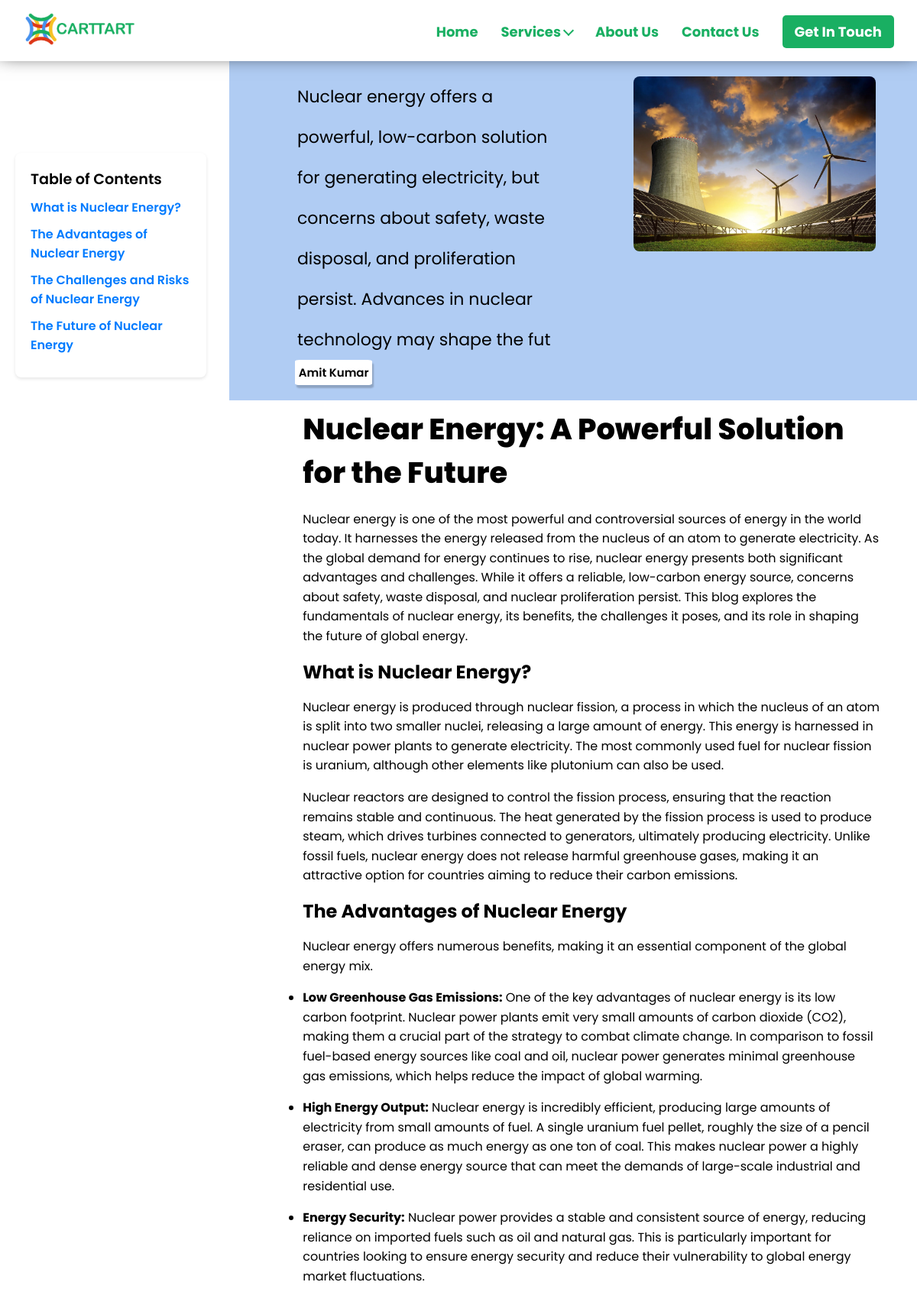
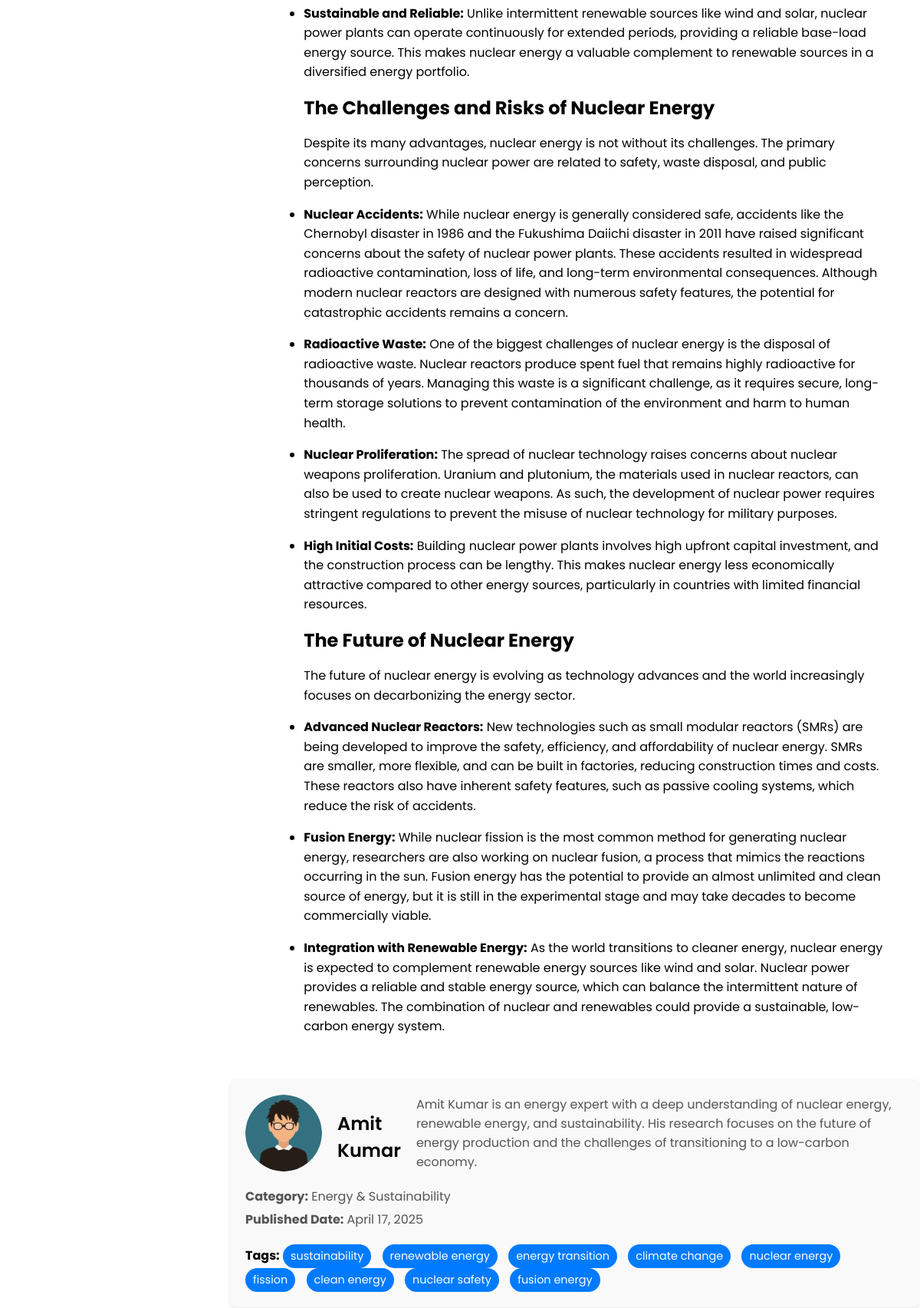
/blog/energy/nuclear-energy-powerful-solution/ (upper part), run on the app's committed database (2 pictures, top to bottom).
### blog/models.py (models this page shows, shortened)
class Section(models.Model):
    blog = models.ForeignKey(Blog, related_name='sections', on_delete=models.CASCADE)
    title = models.CharField(max_length=255)
    slug = models.SlugField(unique=False, blank=True)
    content = models.TextField()

class Blog(models.Model):
    BLOG_TYPE_CHOICES = [
        ('commerce', 'commerce'),
        ('energy', 'energy'),
        ('esports', 'esports'),
        ('fintech', 'fintech'),
        ('healthcare', 'healthcare'),
        ('realestate', 'realestate'),
        ('tour', 'tour'),
    ]
    title = models.CharField(max_length=255)
    slug = models.SlugField(unique=False, blank=True)
    image = models.ImageField(upload_to="blog/images/blog_images")
    content = models.TextField()
    short_description = models.CharField(max_length=200, blank=True, null=True)
    category = models.CharField(max_length=100)
    published_date = models.DateTimeField(auto_now_add=True)
    author = models.CharField(max_length=100, default="Unknown Author")
    author_description = models.TextField(default="No description available.")
    author_image = models.ImageField(
    upload_to='blog/images/author_images/',
    default='blog/images/author_images/default_author_image.png',
    blank=True, null=True
    )
    active = models.BooleanField(default=True)
    tags = models.ManyToManyField(Tag, blank=True)
    blog_type = models.CharField(
        max_length=20, choices=BLOG_TYPE_CHOICES, default='healthcare'
    )  # Default value corrected

class Tag(models.Model):
    name = models.CharField(max_length=50, unique=True)
    slug = models.SlugField(unique=False, blank=True)

### blog/views.py (the view)
# urls.py: re_path(r"^commerce/(?P<slug>[-\w]+)/$", views.blog_detail, {"blog_type": "commerce"}, name="commerce_blog_detail"),
def blog_detail(request, slug, blog_type=None):
    if blog_type not in dict(Blog.BLOG_TYPE_CHOICES).keys():
        messages.error(request, 'Invalid blog type!')
        return redirect('blog:form')
    blog = get_object_or_404(Blog, slug=slug, blog_type=blog_type)
    recent_blogs = Blog.objects.filter(
        active=True,
        blog_type=blog_type
    ).exclude(
        id=blog.id
    ).order_by(
        "-published_date"
    )[:4]
    return render(request, f'{blog_type}_blog_detail.html', {
        'blog': blog,
        'recent_blogs': recent_blogs,
        'blog_type': blog_type
    })

### blog/templates/energy_blog_detail.html (shortened to what this page needs)
{% extends 'base.html' %}
{% load static %}
{% block title %}
    {% block logo_image %}{% static 'images/h-g-logo.png' %}{% endblock logo_image %}
{% endblock %}
{% block content %}
    <div class="toc">
        <h3>Table of Contents</h3>
        <ul>
            {% for section in blog.sections.all %}
                <li><a href="#{{ section.slug }}">{{ section.title }}</a></li>
            {% endfor %}
        </ul>
    </div>
    <div class="oracle-body">
        <div class="oracle-mid1">
            <div class="one">
                <p class="see">{{ blog.short_description }}</p>
                <div class="obttns">
                    <div class="obttn1">
                        <p>{{ blog.author }}</p>
                    </div>
                </div>
            </div>
            <div class="two">
                <img src="{{ blog.image.url }}" alt="{{ blog.title }}" class="blog-image">
            </div>
        </div>
        <div class="oracle-middle">
            <div class="oracle-middle-part2">
                <section class="part2-section1">
                    <div class="ERP">
                        <h2 class="rw-ptitle">{{ blog.title }}</h2>
                        <p>{{ blog.content|safe }}</p>
                    </div>
                </section>
                {% for section in blog.sections.all %}
                    <section id="{{ section.slug }}" class="part2-section1">
                        <div class="ERP">
                            <h2>{{ section.title }}</h2>
                            <p>{{ section.content|safe }}</p>
                        </div>
                    </section>
                {% endfor %}
            </div>
        </div>
        <div class="author-section">
            <div class="author-info">
                {% if blog.author_image %}
                    <img src="{{ blog.author_image.url }}" alt="{{ blog.author }}">
                {% else %}
                    <img src="{% static 'images/author_images/default_author_image.png' %}" alt="{{ blog.author }}">
                {% endif %}
                <h3>{{ blog.author }}</h3>
                <p>{{ blog.author_description }}</p>
            </div>
            <div class="meta-info">
                <p><strong>Category:</strong> {{ blog.category }}</p>
                <p><strong>Published Date:</strong> {{ blog.published_date|date:"F j, Y" }}</p>
                <div class="tags">
                    <strong>Tags:</strong>
                    {% for tag in blog.tags.all %}
                        <span>{{ tag.name }}</span>
                    {% endfor %}
                </div>
            </div>
        </div>
    </div>
{% endblock %}

### static/css/base.css (style rules this page uses)
* { margin: 0; padding: 0; box-sizing: border-box; }
body { font-family: 'Poppins', sans-serif; background-color: white; background-image: url('backdrop.jpg'); background-position: bottom; scroll-behavior: smooth; }
html { scroll-behavior: smooth; }
a { text-decoration: none; color: white; }

### blog/static/css/oracle.css (style rules this page uses)
* { margin: 0; padding: 0; }
body { width: 100vw; height: 100vh; overflow-x: hidden; font-family: 'Poppins', sans-serif; }
.oracle-body { background-color: white; padding-top: 80px; margin-left: 300px; }
.see { margin-left: 7%; margin-inline: 35px; line-height: 53px; font-size: 22px; width: 71%; color: black; }
.oracle-mid1 { display: flex; background-color: rgb(176, 204, 243); padding: 20px 6%; }
.one { width: 60%; }
.two { width: 40%; }
.blog-image { width: 100%; height: auto; border-radius: 8px; }
.obttns { width: 100%; font-size: 1.4rem; margin-bottom: -1.6rem; display: flex; margin-left: 32px; flex-direction: row; flex-wrap: wrap; justify-content: flex-start; align-items: stretch; }
.obttn1 { border-radius: 6%; padding: 1%; font-size: 15px; background-color: white; box-shadow: 2px 4px 2px rgba(0, 0, 0, 0.2); position: relative; display: flex; direction: row; flex-wrap: wrap; justify-content: stretch; align-items: center; margin: 0 1.6rem 1.6rem 0; }
.obttn1 p { margin: 0; font-weight: 600; }
.oracle-middle { display: flex; flex-direction: row; flex-wrap: nowrap; justify-content: space-between; align-items: stretch; position: relative; z-index: 1; padding-left: 48px; padding-right: 48px; margin-top: 1%; }
.oracle-middle-part2 { width: 100%; padding-left: 6%; }
.ERP { max-width: 1468px; }
.rw-ptitle { font-size: 2.4rem; font-weight: 800; font-family: 'Poppins', sans-serif; margin-bottom: 20px; }
.ERP p { font-family: 'Poppins', sans-serif; display: block; margin-block-start: 1em; margin-block-end: 1em; margin-inline-start: 0px; margin-inline-end: 0px; unicode-bidi: isolate; line-height: 1.6; }
.author-section { margin-top: 40px; padding: 20px; background-color: #f9f9f9; border-radius: 8px; box-shadow: 0 2px 4px rgba(0, 0, 0, 0.1); }
.author-info { display: flex; align-items: center; gap: 20px; }
.author-info img { width: 100px; height: 100px; border-radius: 50%; object-fit: cover; }
.author-info h3 { margin: 0; font-size: 1.5rem; font-weight: 600; }
.author-info p { margin: 0; font-size: 1rem; color: #555; }
.meta-info { margin-top: 20px; }
.meta-info p { margin: 5px 0; }
.tags { margin-top: 10px; }
.tags span { display: inline-block; background-color: #007bff; color: white; padding: 5px 10px; border-radius: 20px; margin-right: 10px; font-size: 0.9rem; }
html { scroll-behavior: smooth; }
.author-section img { width: 100px; height: 100px; border-radius: 50%; object-fit: cover; }
.author-section h3 { margin-top: 10px; font-size: 1.5rem; font-weight: 600; }
.author-section p { font-size: 1rem; color: #555; }
.tags { margin-top: 20px; }
.toc { position: fixed; top: 200px; left: 20px; width: 250px; background: #fff; padding: 20px; border-radius: 8px; box-shadow: 0 2px 4px rgba(0, 0, 0, 0.1); z-index: 1000; }
.toc h3 { font-size: 1.2rem; font-weight: 600; margin-bottom: 10px; }
.toc ul { list-style: none; padding: 0; }
.toc ul li { margin-bottom: 10px; }
.toc ul li a { text-decoration: none; color: #007bff; font-weight: 600; }

### data on the page
Section: title "What is Nuclear Energy?", content "Nuclear energy is produced through nuclear fission, a process in which the nucleus of an atom is split into two smaller nuclei, releasing a large amount of energy. This energy is harnessed in nuclear power plants to generate electricity. The most commonly used fuel for nuclear fission is uranium, although other elements like plutonium can also be used. Nuclear reactors are designed to control the fission process, ensuring that the reaction remains stable and continuous. The heat generated by the fission process is used to produce steam, which drives turbines connected to generators, ultimately producing electricity. Unlike fossil fuels, nuclear energy does not release harmful greenhouse…"
Section: title "The Advantages of Nuclear Energy", content "Nuclear energy offers numerous benefits, making it an essential component of the global energy mix. Low Greenhouse Gas Emissions: One of the key advantages of nuclear energy is its low carbon footprint. Nuclear power plants emit very small amounts of carbon dioxide (CO2), making them a crucial part of the strategy to combat climate change. In comparison to fossil fuel-based energy sources like coal and oil, nuclear power generates minimal greenhouse gas emissions, which helps reduce the impact of global warming. High Energy Output: Nuclear energy is incredibly efficient, producing large amounts of electricity from small amounts of fuel. A single uranium fuel pellet, roughly the size of a…"
Section: title "The Challenges and Risks of Nuclear Energy", content "Despite its many advantages, nuclear energy is not without its challenges. The primary concerns surrounding nuclear power are related to safety, waste disposal, and public perception. Nuclear Accidents: While nuclear energy is generally considered safe, accidents like the Chernobyl disaster in 1986 and the Fukushima Daiichi disaster in 2011 have raised significant concerns about the safety of nuclear power plants. These accidents resulted in widespread radioactive contamination, loss of life, and long-term environmental consequences. Although modern nuclear reactors are designed with numerous safety features, the potential for catastrophic accidents remains a concern. Radioactive Waste: One…"
Section: title "The Future of Nuclear Energy", content "The future of nuclear energy is evolving as technology advances and the world increasingly focuses on decarbonizing the energy sector. Advanced Nuclear Reactors: New technologies such as small modular reactors (SMRs) are being developed to improve the safety, efficiency, and affordability of nuclear energy. SMRs are smaller, more flexible, and can be built in factories, reducing construction times and costs. These reactors also have inherent safety features, such as passive cooling systems, which reduce the risk of accidents. Fusion Energy: While nuclear fission is the most common method for generating nuclear energy, researchers are also working on nuclear fusion, a process that mimics the…"
Blog: short_description "Nuclear energy offers a powerful, low-carbon solution for generating electricity, but concerns about safety, waste disposal, and proliferation persist. Advances in nuclear technology may shape the fut", author "Amit Kumar", image (picture), title "Nuclear Energy: A Powerful Solution for the Future", content "Nuclear energy is one of the most powerful and controversial sources of energy in the world today. It harnesses the energy released from the nucleus of an atom to generate electricity. As the global demand for energy continues to rise, nuclear energy presents both significant advantages and challenges. While it offers a reliable, low-carbon energy source, concerns about safety, waste disposal, and nuclear proliferation persist. This blog explores the fundamentals of nuclear energy, its benefits, the challenges it poses, and its role in shaping the future of global energy.", author_image (picture), author_description "Amit Kumar is an energy expert with a deep understanding of nuclear energy, renewable energy, and sustainability. His research focuses on the future of energy production and the challenges of transitioning to a low-carbon economy.", category "Energy & Sustainability", published_date "April 17, 2025"
Tag: name "sustainability"
Tag: name "renewable energy"
Tag: name "energy transition"
Tag: name "climate change"
Tag: name "nuclear energy"
Tag: name "fission"
Tag: name "clean energy"
Tag: name "nuclear safety"
Tag: name "fusion energy"
